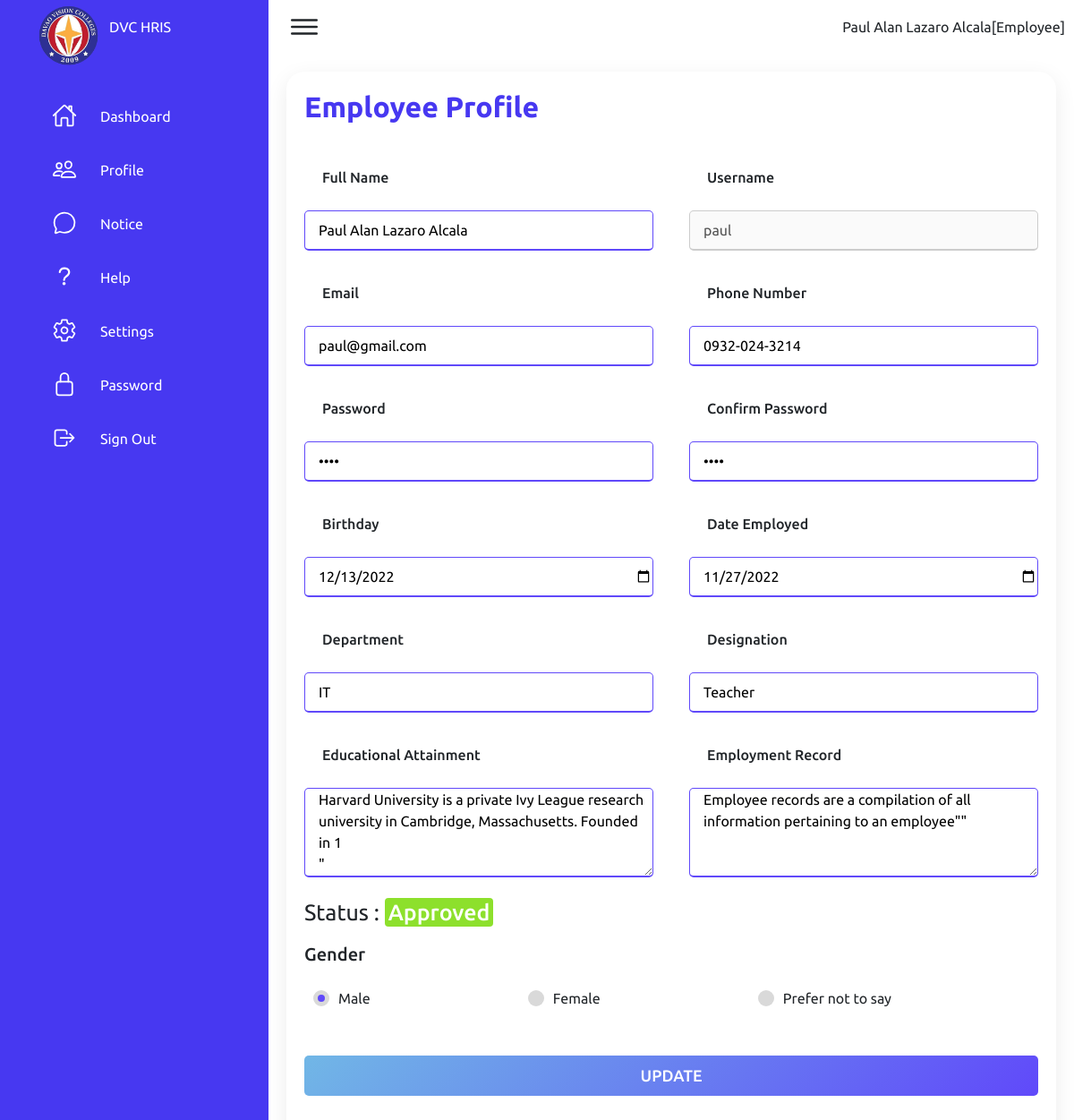
The app's page /employeepages/useremployee.php (signed in) with its own data.
### tables this page shows
CREATE TABLE `user_table` (
  `id` int(10) NOT NULL,
  `user_type` int(10) NOT NULL,
  `fullname` text NOT NULL,
  `email` varchar(40) NOT NULL,
  `user_name` varchar(20) NOT NULL,
  `password` varchar(20) NOT NULL,
  `birthday` date NOT NULL,
  `date_employed` date NOT NULL,
  `educ_attainment` text NOT NULL,
  `employment_record` text NOT NULL,
  `gender` varchar(10) NOT NULL,
  `status` int(10) NOT NULL,
  `archive` int(10) NOT NULL,
  `phone_number` varchar(13) NOT NULL,
  `department` varchar(20) NOT NULL,
  `designation` varchar(20) NOT NULL
);

### employeepages/createEmployee.php (the view, shortened to what this page needs)
<!DOCTYPE html>
<html lang="en">
<head>
  <link rel="stylesheet" href="createEmployee.css">
  <link rel="stylesheet" href="loadingspinner.css">
</head>
<body>
<div id="p2" class="containerz">
<?php
include "../connect.php";
$session = $_SESSION['id'];
$sql1 = "SELECT * FROM user_table WHERE id='$session'";
$result1 = mysqli_query($conn,$sql1);
while($row1 = mysqli_fetch_array($result1) ){
?>
  <form action="#" method="post">
    <div class="user__details" id="refresh-section">
      <div class="input__box">
        <span class="details">Full Name</span>
        <input type="text" placeholder="E.g: John Smith" value="<?php echo $row1['2'];  ?>" name="fullname" required>
      </div>
      <div class="input__box">
        <span class="details">Username</span>
        <input type="text" placeholder="johnWC98"  value="<?php echo $row1['4'];  ?>" name="username" disabled>
      </div>
      <div class="input__box">
        <span class="details">Email</span>
        <input type="email" placeholder="sample@gmail.com" value="<?php echo $row1['3'];  ?>" name="email" required>
      </div>
      <div class="input__box">
        <span class="details">Phone Number</span>
        <input type="tel" pattern="[0-9]{4}-[0-9]{3}-[0-9]{4}" placeholder="0912-345-6789"  value="<?php echo $row1['13'];?>" name="phonenumber" required>
      </div>
      <div class="input__box">
        <span class="details">Password</span>
        <input type="password" placeholder="********" value="<?php echo $row1['5'];  ?>" name="password" required>
      </div>
      <div class="input__box">
        <span class="details">Confirm Password</span>
        <input type="password" placeholder="********"  value="<?php echo $row1['5'];  ?>" name="confirmpassword" required>
      </div>
      <div class="input__box">
        <span class="details">Birthday</span>
        <input type="date" placeholder="E.g: John Smith" value="<?php echo $row1['6'];  ?>" name="birthday" required>
      </div>
      <div class="input__box">
        <span class="details">Date Employed</span>
        <input type="date" placeholder="E.g: John Smith" name="dateemployed" value="<?php echo $row1['7'];  ?>" required>
      </div>
      <div class="input__box">
        <span class="details">Department</span>
        <input type="text" placeholder="IT" name="department" value="<?php echo $row1['14'];  ?>" required>
      </div>
      <div class="input__box">
        <span class="details">Designation</span>
        <input type="text" placeholder="teacher" name="designation" value="<?php echo $row1['15'];  ?>" required>
      </div>
      <div class="input__box">
        <span class="details">Educational Attainment</span>
        <textarea id="message" name="educ_attainment" placeholder="" ><?php echo $row1['8'];  ?>"</textarea>
      </div>
      <div class="input__box">
        <span class="details">Employment Record</span>
        <textarea id="message" name="employment_record" placeholder=""><?php echo $row1['9'];  ?>"</textarea>
      </div>
      <span style="font-size:25px;">Status :   <?php
                  if($row1['11'] == 0){
                    echo   '<span style="font-size:25px;" class="status pending">Pending</span>';
                  }else{
                   echo '<span style="font-size:25px;" class="status delivered">Approved</span>';
                  }
     ?></span>
    </div>
    <div class="gender__details">
      <span class="gender__title">Gender</span>
      <div class="category">
        <label for="dot-1">
          <span class="dot one"></span>
          <span>Male</span>
        </label>
        <label for="dot-2">
          <span class="dot two"></span>
          <span>Female</span>
        </label>
        <label for="dot-3">
          <span class="dot three"></span>
          <span>Prefer not to say</span>
        </label>
      </div>
    </div>
    <div class="button">
      <input type="submit" name="updateemployee" value="UPDATE">
    </div>
  </form>
  <?php
 }
?>
</div>
</body>
</html>

### employeepages/assets/css/style.css (style rules this page uses)
* { font-family: "Ubuntu", sans-serif; margin: 0; padding: 0; box-sizing: border-box; }
:root { --blue: #4738f1; --white: #fff; --gray: #f5f5f5; --black1: #222; --black2: #999; }
body { min-height: 100vh; overflow-x: hidden; }
.details { position: relative; width: 100%; padding: 20px; display: grid; grid-gap: 30px; }
.status.delivered { padding: 2px 4px; background: #8de02c; color: var(--white); border-radius: 4px; font-size: 14px; font-weight: 500; }

### employeepages/createEmployee.css (style rules this page uses)
:root { --main-blue: #71b7e6; --main-purple: #6049fa; --main-grey: #ccc; --sub-grey: #d9d9d9; }
.containerz form .user__details { display: flex; flex-wrap: wrap; justify-content: space-between; margin: 20px 0 12px 0; }
form .user__details .input__box { width: calc(100% / 2 - 20px); margin-bottom: 15px; }
.user__details .input__box .details { font-weight: 500; margin-bottom: 5px; display: block; }
.user__details .input__box input { height: 45px; width: 100%; outline: none; border-radius: 5px; border: 1px solid var(--main-grey); padding-left: 15px; font-size: 16px; border-bottom-width: 2px; transition: all 0.3s ease; }
.user__details .input__box textarea { height: 100px; width: 100%; outline: none; border-radius: 5px; border: 1px solid var(--main-grey); padding-left: 15px; font-size: 16px; border-bottom-width: 2px; transition: all 0.3s ease; }
.user__details .input__box input:focus, .user__details .input__box input:valid { border-color: var(--main-purple); }
.user__details .input__box textarea:focus, .user__details .input__box textarea:valid { border-color: var(--main-purple); }
form .gender__details .gender__title { font-size: 20px; font-weight: 500; }
form .gender__details .category { display: flex; width: 80%; margin: 15px 0; justify-content: space-between; }
.gender__details .category label { display: flex; align-items: center; }
.gender__details .category .dot { height: 18px; width: 18px; background: var(--sub-grey); border-radius: 50%; margin: 10px; border: 5px solid transparent; transition: all 0.3s ease; }
#dot-1:checked ~ .category .one, #dot-2:checked ~ .category .two, #dot-3:checked ~ .category .three { border-color: var(--sub-grey); background: var(--main-purple); }
form .button { height: 45px; margin: 45px 0; }
form .button input { height: 100%; width: 100%; outline: none; color: #fff; border: none; font-size: 18px; font-weight: 500; border-radius: 5px; background: linear-gradient(135deg, var(--main-blue), var(--main-purple)); transition: all 0.3s ease; }

### records on screen
user_table: fullname "Paul Alan Lazaro Alcala", username "paul", email "paul@gmail.com", phonenumber "0932-024-3214", birthday "12/13/2022", dateemployed "11/27/2022", department "IT", designation "Teacher", educ_attainment "Harvard University is a private Ivy League research university in Cambridge, Massachusetts. Founded in 1 \"", employment_record "Employee records are a compilation of all information pertaining to an employee\"\"", status "Approved"

### other values on screen
$sessionfullname "Paul Alan Lazaro Alcala"
